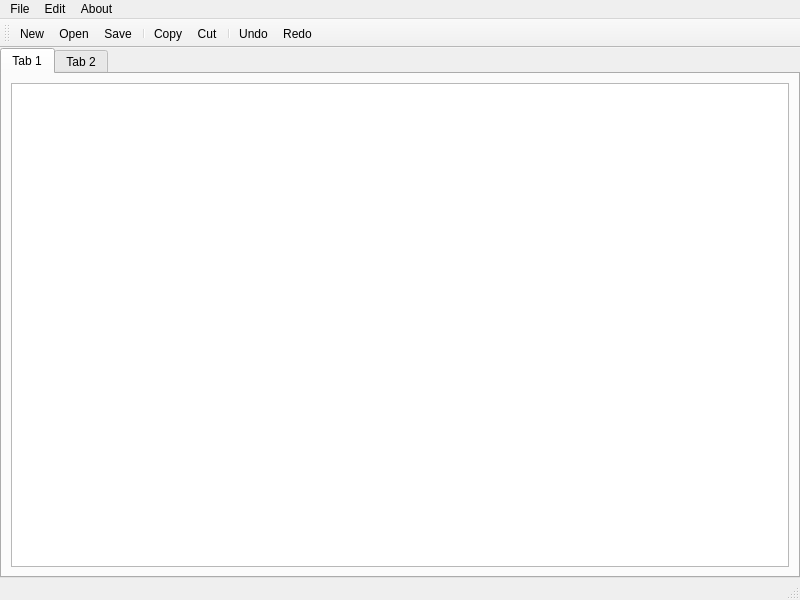
<?xml version="1.0" encoding="UTF-8"?>
<ui version="4.0">
 <class>Notepad</class>
 <widget class="QMainWindow" name="Notepad">
  <property name="geometry">
   <rect>
    <x>0</x>
    <y>0</y>
    <width>800</width>
    <height>600</height>
   </rect>
  </property>
  <property name="windowTitle">
   <string>Notepad</string>
  </property>
  <property name="styleSheet">
   <string notr="true"/>
  </property>
  <widget class="QWidget" name="centralwidget">
   <property name="layoutDirection">
    <enum>Qt::LeftToRight</enum>
   </property>
   <layout class="QHBoxLayout" name="horizontalLayout">
    <property name="spacing">
     <number>0</number>
    </property>
    <property name="sizeConstraint">
     <enum>QLayout::SetMaximumSize</enum>
    </property>
    <property name="leftMargin">
     <number>0</number>
    </property>
    <property name="topMargin">
     <number>0</number>
    </property>
    <property name="rightMargin">
     <number>0</number>
    </property>
    <property name="bottomMargin">
     <number>0</number>
    </property>
    <item>
     <widget class="QTabWidget" name="tabWidget">
      <property name="currentIndex">
       <number>0</number>
      </property>
      <widget class="QWidget" name="tab">
       <attribute name="title">
        <string>Tab 1</string>
       </attribute>
       <layout class="QVBoxLayout" name="verticalLayout">
        <item>
         <widget class="QPlainTextEdit" name="plainTextEdit"/>
        </item>
       </layout>
      </widget>
      <widget class="QWidget" name="tab_2">
       <attribute name="title">
        <string>Tab 2</string>
       </attribute>
      </widget>
     </widget>
    </item>
   </layout>
  </widget>
  <widget class="QMenuBar" name="menubar">
   <property name="geometry">
    <rect>
     <x>0</x>
     <y>0</y>
     <width>800</width>
     <height>23</height>
    </rect>
   </property>
   <widget class="QMenu" name="menuFile">
    <property name="title">
     <string>File</string>
    </property>
    <widget class="QMenu" name="menuSettings">
     <property name="title">
      <string>Settings</string>
     </property>
     <addaction name="actionChange_Font_Size"/>
    </widget>
    <addaction name="actionNew"/>
    <addaction name="actionOpen"/>
    <addaction name="separator"/>
    <addaction name="actionSave"/>
    <addaction name="actionSave_As"/>
    <addaction name="separator"/>
    <addaction name="menuSettings"/>
    <addaction name="actionExit"/>
   </widget>
   <widget class="QMenu" name="menuEdit">
    <property name="title">
     <string>Edit</string>
    </property>
    <addaction name="actionCut"/>
    <addaction name="actionCopy"/>
    <addaction name="actionPaste"/>
    <addaction name="separator"/>
    <addaction name="actionRedo"/>
    <addaction name="actionUndo"/>
   </widget>
   <widget class="QMenu" name="menuAbout">
    <property name="title">
     <string>About</string>
    </property>
    <addaction name="actionAbout_Notepad"/>
   </widget>
   <addaction name="menuFile"/>
   <addaction name="menuEdit"/>
   <addaction name="menuAbout"/>
  </widget>
  <widget class="QStatusBar" name="statusbar"/>
  <widget class="QToolBar" name="toolBar">
   <property name="font">
    <font>
     <weight>50</weight>
     <bold>false</bold>
    </font>
   </property>
   <property name="acceptDrops">
    <bool>false</bool>
   </property>
   <property name="windowTitle">
    <string>toolBar</string>
   </property>
   <property name="autoFillBackground">
    <bool>false</bool>
   </property>
   <attribute name="toolBarArea">
    <enum>TopToolBarArea</enum>
   </attribute>
   <attribute name="toolBarBreak">
    <bool>false</bool>
   </attribute>
   <addaction name="actionNew"/>
   <addaction name="actionOpen"/>
   <addaction name="actionSave"/>
   <addaction name="separator"/>
   <addaction name="actionCopy"/>
   <addaction name="actionCut"/>
   <addaction name="separator"/>
   <addaction name="actionUndo"/>
   <addaction name="actionRedo"/>
  </widget>
  <action name="actionNew">
   <property name="icon">
    <iconset resource="Resources.qrc">
     <normaloff>:/res/images/file-plus.svg</normaloff>:/res/images/file-plus.svg</iconset>
   </property>
   <property name="text">
    <string>New</string>
   </property>
  </action>
  <action name="actionOpen">
   <property name="icon">
    <iconset resource="Resources.qrc">
     <normaloff>:/res/images/book-open.svg</normaloff>:/res/images/book-open.svg</iconset>
   </property>
   <property name="text">
    <string>Open</string>
   </property>
  </action>
  <action name="actionSave">
   <property name="icon">
    <iconset resource="Resources.qrc">
     <normaloff>:/res/images/save.svg</normaloff>:/res/images/save.svg</iconset>
   </property>
   <property name="text">
    <string>Save</string>
   </property>
  </action>
  <action name="actionSave_As">
   <property name="icon">
    <iconset resource="Resources.qrc">
     <normaloff>:/res/images/save.svg</normaloff>:/res/images/save.svg</iconset>
   </property>
   <property name="text">
    <string>Save As</string>
   </property>
  </action>
  <action name="actionCut">
   <property name="icon">
    <iconset resource="Resources.qrc">
     <normaloff>:/res/images/scissors.svg</normaloff>:/res/images/scissors.svg</iconset>
   </property>
   <property name="text">
    <string>Cut</string>
   </property>
  </action>
  <action name="actionCopy">
   <property name="icon">
    <iconset resource="Resources.qrc">
     <normaloff>:/res/images/copy.svg</normaloff>:/res/images/copy.svg</iconset>
   </property>
   <property name="text">
    <string>Copy</string>
   </property>
  </action>
  <action name="actionPaste">
   <property name="icon">
    <iconset resource="Resources.qrc">
     <normaloff>:/res/images/clipboard.svg</normaloff>:/res/images/clipboard.svg</iconset>
   </property>
   <property name="text">
    <string>Paste</string>
   </property>
  </action>
  <action name="actionRedo">
   <property name="icon">
    <iconset resource="Resources.qrc">
     <normaloff>:/res/images/corner-up-right.svg</normaloff>:/res/images/corner-up-right.svg</iconset>
   </property>
   <property name="text">
    <string>Redo</string>
   </property>
  </action>
  <action name="actionUndo">
   <property name="icon">
    <iconset resource="Resources.qrc">
     <normaloff>:/res/images/corner-up-left.svg</normaloff>:/res/images/corner-up-left.svg</iconset>
   </property>
   <property name="text">
    <string>Undo</string>
   </property>
  </action>
  <action name="actionExit">
   <property name="icon">
    <iconset resource="Resources.qrc">
     <normaloff>:/res/images/log-out.svg</normaloff>:/res/images/log-out.svg</iconset>
   </property>
   <property name="text">
    <string>Exit</string>
   </property>
  </action>
  <action name="actionAbout_Notepad">
   <property name="icon">
    <iconset resource="Resources.qrc">
     <normaloff>:/res/images/info.svg</normaloff>:/res/images/info.svg</iconset>
   </property>
   <property name="text">
    <string>About Notepad</string>
   </property>
  </action>
  <action name="actionChange_Font_Size">
   <property name="icon">
    <iconset resource="Resources.qrc">
     <normaloff>:/res/images/type.svg</normaloff>:/res/images/type.svg</iconset>
   </property>
   <property name="text">
    <string>Change Font Size</string>
   </property>
  </action>
 </widget>
 <resources>
  <include location="Resources.qrc"/>
 </resources>
 <connections/>
</ui>
